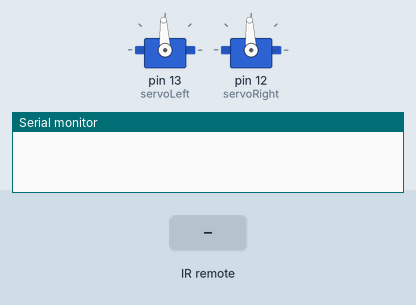
A sketch run on a simulated Arduino Uno, built with avr-gcc and run on an emulated ATmega328P. Shown: 2 × servo, the last lines printed to the serial monitor. The inputs (shaded band) are chosen by the test bench.

Above: at 1.2 s.
1.3 s: infrared code 0x6106D827 received
At 2.5 s:
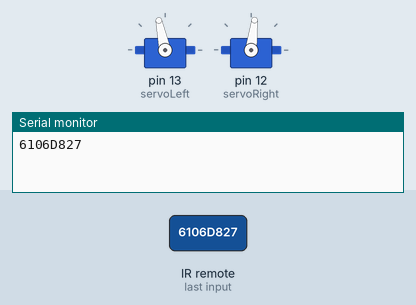
4.3 s: infrared code 0x6106E817 received
At 4.68 s:
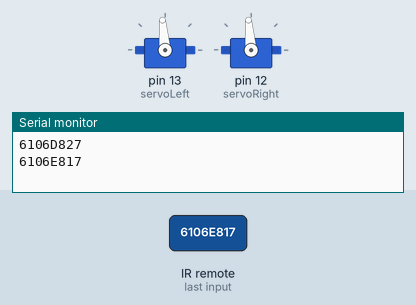
7.3 s: infrared code 0x6106B847 received
At 8.55 s:
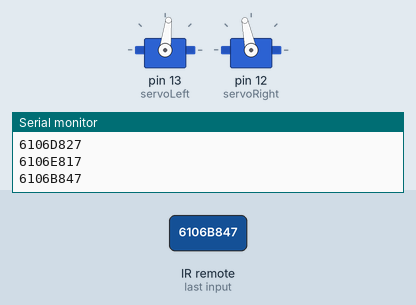
10.3 s: infrared code 0x61066897 received
At 10.68 s:
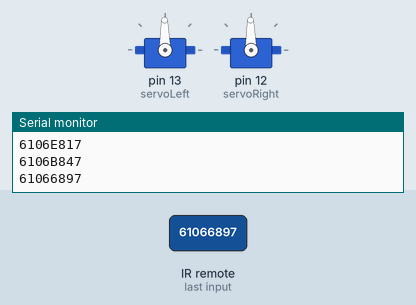
Timing chart, 0 to 13.3 s (numbered marks = the images above; inputs shaded):
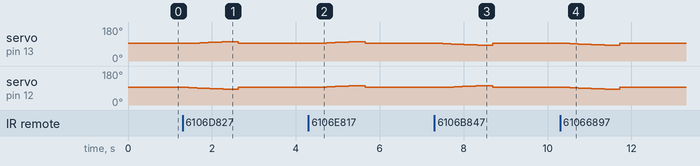

The sketch:

RemoteRobotWithRampUp.ino
```cpp
/*
 * Remote control Robot
 *
 * In order for this to compile the library IRremote has to be set to use TIMER2
 * which will prevent the tone function from being available as it tries to use
 * that same timer.
 */

#include <IRremote.h>
#include <Servo.h>

const int moveforward = 1;
const int movebackward = 2;
const int spinleft = 3;
const int spinright = 4;
const int pause = 5;

int RECV_PIN = 2;

const long func = 0x6106C03F;
const long uparrow = 0x6106D827;
const long zone = 0x6106D02F;
const long reverse = 0x61066897;
const long play = 0x610610EF;
const long forward = 0x6106E817;
const long down = 0x6106B847;

IRrecv irrecv(RECV_PIN);
decode_results results;
Servo servoLeft;        // Declare Left Servo
Servo servoRight;       // Declare Right Servo
int lastcommand;


void setup()
{
  Serial.begin(9600);
  irrecv.enableIRIn(); // Start the receiver
  servoLeft.attach(13);
  servoRight.attach(12);
  servoLeft.writeMicroseconds(1500);
  servoRight.writeMicroseconds(1500);
  lastcommand = pause;
  // tone(4, 3000, 1000);
}

void loop() {
  if (irrecv.decode(&results)) {
    Serial.println(results.value, HEX);
    if (results.value == func)
    {
        // Do nothing on func
    }
    else if (results.value == uparrow)  // Move Forward, ramp
    {
      if (lastcommand != moveforward)
      {
        lastcommand = moveforward;
        for(int speed = 0; speed <= 100; speed+=2)
        {
          servoLeft.writeMicroseconds(1500+speed);
          servoRight.writeMicroseconds(1500-speed);
          delay(20);
        }
      }
      else // Already at full speed, keep it going
      {
        servoLeft.writeMicroseconds(1600);
        servoRight.writeMicroseconds(1400);
      }
    }
    else if (results.value == zone)
    {
    // Do nothing on zone
    }
    else if (results.value == reverse)  // Spin Left
    {
      if(lastcommand != spinleft)
      {
        lastcommand = spinleft;
        for(int speed = 0; speed <= 100; speed +=2)
        {
          servoLeft.writeMicroseconds(1500-speed);
          servoRight.writeMicroseconds(1500-speed);
          delay(20);
        }
      }
      else
      {
        servoLeft.writeMicroseconds(1400);
        servoRight.writeMicroseconds(1400);
      }
    }
    else if (results.value == play)   // do nothing
    {
      // should pause???
    }
    else if (results.value == forward)   // Sping right
    {
      if(lastcommand != spinright)
      {
        lastcommand = spinright;
        for(int speed = 0; speed <= 100; speed +=2)
        {
          servoLeft.writeMicroseconds(1500+speed);
          servoRight.writeMicroseconds(1500+speed);
          delay(20);
        }
      }
      else
      {
        servoLeft.writeMicroseconds(1600);
        servoRight.writeMicroseconds(1600);
      }
    }
    else if (results.value == down)   // move backwards
    {
      if(lastcommand != movebackward)
      {
        lastcommand = movebackward;
        for(int speed = 0; speed <= 100; speed += 2)
        {
          servoLeft.writeMicroseconds(1500 - speed);
          servoRight.writeMicroseconds(1500 + speed);
          delay(20);
        }
      }
      else
      {
        servoLeft.writeMicroseconds(1400);
        servoRight.writeMicroseconds(1600);
      }
    }
  }
  else
  {
    servoLeft.writeMicroseconds(1500);
    servoRight.writeMicroseconds(1500);
  }

  irrecv.resume();
  delay(200);
}
```

Measured:
- after the input at 1.3 s, servo on pin 13 (servoLeft): rises from 93° to 102° in 0.83 s, then falls to 93° in 0.30 s; servo on pin 12 (servoRight): 93° → 92° after 0.14 s, → 91° 0.10 s later, → 90° 0.10 s later, → 89° 0.10 s later, … (11 changes in this stretch)
- after the input at 4.3 s, servo on pin 13 (servoLeft), servo on pin 12 (servoRight): rises from 93° to 102° in 0.83 s, then falls to 93° in 0.30 s
- after the input at 7.3 s, servo on pin 13 (servoLeft): 93° → 92° after 0.20 s, → 91° 0.10 s later, → 90° 0.10 s later, → 89° 0.10 s later, … (11 changes in this stretch); servo on pin 12 (servoRight): rises from 93° to 102° in 0.83 s, then falls to 93° in 0.30 s
- after the input at 10.3 s, servo on pin 13 (servoLeft), servo on pin 12 (servoRight): 93° → 92° after 0.23 s, → 91° 0.10 s later, → 90° 0.10 s later, → 89° 0.10 s later, … (11 changes in this stretch)
